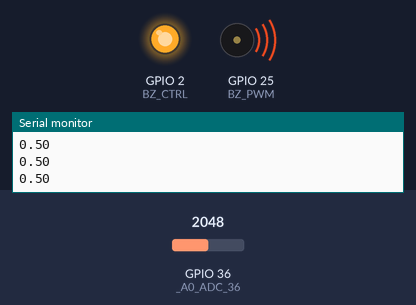
This sketch was run on a simulated ESP32. Parts: output pins drawn as LEDs (lit = HIGH), buzzer (waves = sounding), the last lines printed to the serial monitor. The inputs (shaded band) are chosen by the test bench; at power-on: GPIO 36 (_A0_ADC_36) = 2048.

Above: at 1.2 s.
1.3 s: GPIO 36 (_A0_ADC_36) set to 0
At 2.2 s:
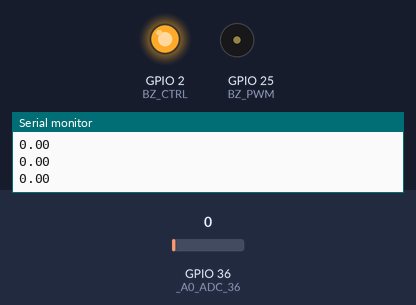
2.8 s: GPIO 36 (_A0_ADC_36) set to 491
At 3.5 s:
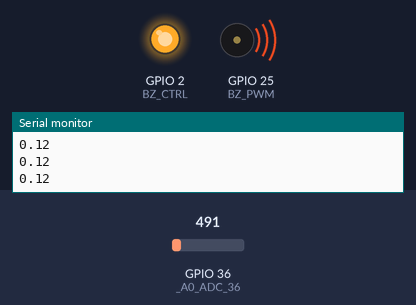
Timing chart, 0 to 5.8 s (numbered marks = the images above; inputs shaded):
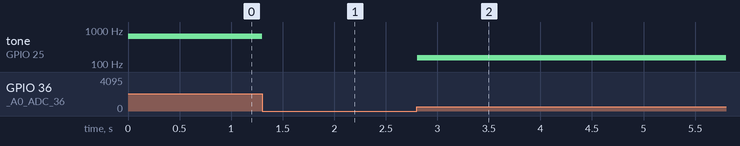

The sketch:

SoundRes.ino
```cpp
#define BZ_CTRL 2
#define BZ_PWM 25
#define _A0_ADC_36 36
#define MAX_FREQ 1300.0
#define MIN_VALUE 0
#define MAX_VALUE 4095.0

uint8_t PWMCH = 0;
uint8_t resolution_bits = 8;


void setup() {
  // put your setup code here, to run once:
  pinMode(BZ_CTRL, OUTPUT);
  digitalWrite(BZ_CTRL, HIGH);
  Serial.begin(115200);

  ledcSetup(PWMCH, 0, resolution_bits);
  ledcAttachPin(BZ_PWM, PWMCH);
}

double ratio(int level)
{
  return level / MAX_VALUE;
}
double get_freq(int level)
{
  return MAX_FREQ * (ratio(level));
}

void loop() {
  // put your main code here, to run repeatedly:
  int level = analogRead(_A0_ADC_36);

  Serial.println(ratio(level));
  ledcWriteTone(PWMCH, get_freq(level));

  delay(10);
}
```

Measured:
- after the input at 1.3 s, tone on GPIO 25 (BZ_PWM): 650 Hz → silent at once
- after the input at 2.8 s, tone on GPIO 25 (BZ_PWM): silent → 155 Hz at once
